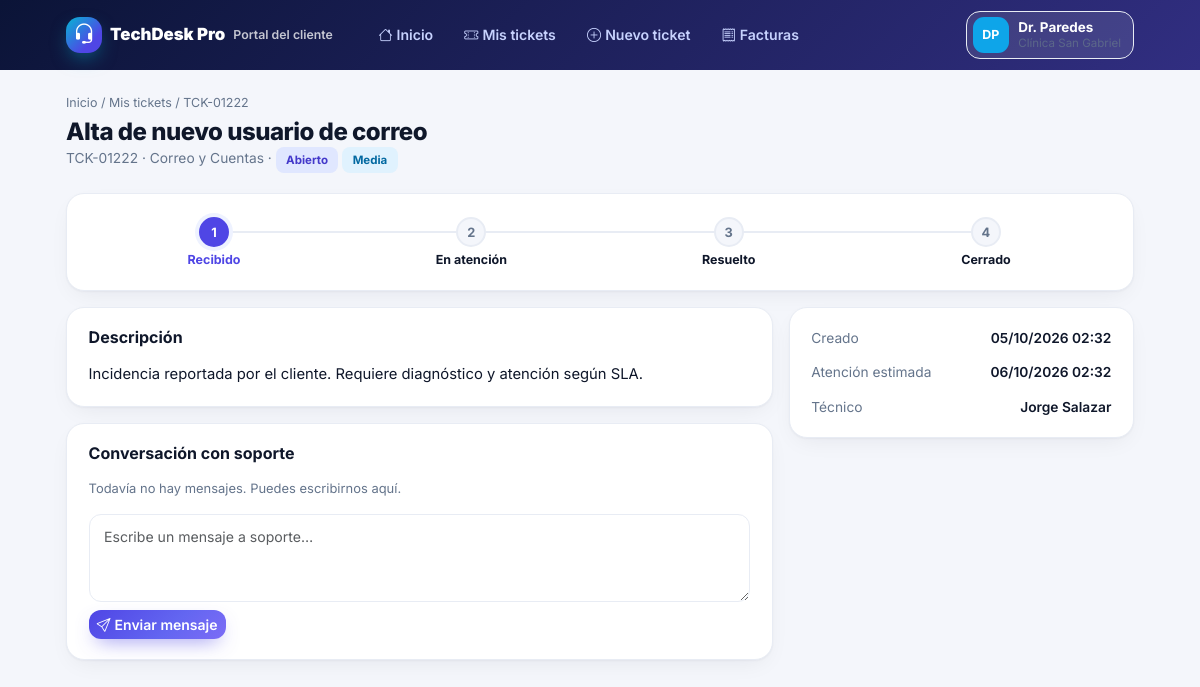
/portal/ticket/222 (signed in), run on the app's committed database.
### tables this page shows
CREATE TABLE IF NOT EXISTS `clientes` (
  `id` int unsigned NOT NULL AUTO_INCREMENT,
  `razon_social` varchar(150) NOT NULL,
  `ruc` varchar(15) DEFAULT NULL,
  `rubro` varchar(80) DEFAULT NULL,
  `direccion` varchar(200) DEFAULT NULL,
  `telefono` varchar(25) DEFAULT NULL,
  `email` varchar(120) DEFAULT NULL,
  `contacto` varchar(100) DEFAULT NULL,
  `estado` tinyint(1) NOT NULL DEFAULT '1',
  `created_at` timestamp NULL DEFAULT CURRENT_TIMESTAMP,
  PRIMARY KEY (`id`)
);

CREATE TABLE IF NOT EXISTS `tickets` (
  `id` int unsigned NOT NULL AUTO_INCREMENT,
  `codigo` varchar(20) NOT NULL,
  `cliente_id` int unsigned NOT NULL,
  `activo_id` int unsigned DEFAULT NULL,
  `categoria_id` tinyint unsigned NOT NULL,
  `asunto` varchar(180) NOT NULL,
  `descripcion` text,
  `prioridad` enum('baja','media','alta','critica') NOT NULL DEFAULT 'media',
  `estado` enum('abierto','en_proceso','pendiente','resuelto','cerrado') NOT NULL DEFAULT 'abierto',
  `canal` enum('web','correo','telefono','whatsapp','presencial') NOT NULL DEFAULT 'web',
  `tecnico_id` int unsigned DEFAULT NULL,
  `creado_por` int unsigned DEFAULT NULL,
  `fecha_limite` datetime DEFAULT NULL,
  `resuelto_at` datetime DEFAULT NULL,
  `created_at` datetime NOT NULL DEFAULT CURRENT_TIMESTAMP,
  `updated_at` datetime NOT NULL DEFAULT CURRENT_TIMESTAMP ON UPDATE CURRENT_TIMESTAMP,
  PRIMARY KEY (`id`),
  UNIQUE KEY `codigo` (`codigo`),
  KEY `idx_estado` (`estado`),
  KEY `idx_created` (`created_at`),
  KEY `cliente_id` (`cliente_id`),
  KEY `categoria_id` (`categoria_id`),
  KEY `tecnico_id` (`tecnico_id`),
  KEY `activo_id` (`activo_id`),
  CONSTRAINT `tickets_ibfk_1` FOREIGN KEY (`cliente_id`) REFERENCES `clientes` (`id`),
  CONSTRAINT `tickets_ibfk_2` FOREIGN KEY (`categoria_id`) REFERENCES `categorias` (`id`),
  CONSTRAINT `tickets_ibfk_3` FOREIGN KEY (`tecnico_id`) REFERENCES `usuarios` (`id`) ON DELETE SET NULL,
  CONSTRAINT `tickets_ibfk_4` FOREIGN KEY (`activo_id`) REFERENCES `activos` (`id`) ON DELETE SET NULL
);

CREATE TABLE IF NOT EXISTS `categorias` (
  `id` tinyint unsigned NOT NULL AUTO_INCREMENT,
  `nombre` varchar(60) NOT NULL,
  `icono` varchar(40) NOT NULL DEFAULT 'bi-tag',
  `color` varchar(9) NOT NULL DEFAULT '#4f46e5',
  PRIMARY KEY (`id`)
);

### app/controllers/PortalController.php (called while the page is built, shortened)
<?php
class PortalController extends Controller
{
    private int $cid = 0;
    private PDO $db;
    public function __construct() { $this->db = Database::conn(); }
    private function guard(): array
    {
        $this->requireAuth(); $u = Auth::user();
        $c = $this->db->prepare('SELECT c.* FROM usuarios u JOIN clientes c ON c.id=u.cliente_id WHERE u.id=? AND u.estado=1'); $c->execute([$u['id']]); $cli = $c->fetch();
        $this->cid = (int)$cli['id'];
        return $cli;
    }
    private function all(string $sql, array $p = []): array { $s = $this->db->prepare($sql); $s->execute($p); return $s->fetchAll(); }
    private function one(string $sql, array $p = []): ?array { $s = $this->db->prepare($sql); $s->execute($p); return $s->fetch() ?: null; }
    private function vista(string $view, array $data, string $title, array $cli): void
    {
        $u = Auth::user(); extract($data); ob_start(); require APP_PATH . "/views/portal/$view.php"; $content = ob_get_clean();
        $pageTitle = $title; $u = Auth::user(); require APP_PATH . '/views/layouts/portal.php';
    }
    private function ticketPropio(int $id): array
    {
        $t = $this->one("SELECT t.*, cat.nombre categoria, CONCAT(u.nombres,' ',u.apellidos) tecnico, a.codigo act_codigo, a.tipo act_tipo, a.marca act_marca FROM tickets t JOIN categorias cat ON cat.id=t.categoria_id LEFT JOIN usuarios u ON u.id=t.tecnico_id LEFT JOIN activos a ON a.id=t.activo_id WHERE t.id=? AND t.cliente_id=?", [$id, $this->cid]);
        return $t;
    }
    public function ticket($id = 0): void
    {
        $cli = $this->guard(); $t = $this->ticketPropio((int)$id);
        $com = $this->all("SELECT m.*, CONCAT(u.nombres,' ',u.apellidos) autor, u.avatar_color color, r.nombre rol FROM ticket_comentarios m LEFT JOIN usuarios u ON u.id=m.usuario_id LEFT JOIN roles r ON r.id=u.rol_id WHERE m.ticket_id=? AND m.interno=0 ORDER BY m.created_at, m.id", [$t['id']]);
        $this->vista('ticket', ['t' => $t, 'com' => $com], $t['codigo'], $cli);
    }
}

### index.php (called while the page is built, shortened)
<?php
require ROOT_PATH . '/core/helpers.php';
require ROOT_PATH . '/core/Database.php';
require ROOT_PATH . '/core/Auth.php';
try {
    (new App())->run();
} catch (PDOException $e) {
    http_response_code(500);
    echo '<!doctype html><meta charset="utf-8"><body style="font-family:system-ui;padding:48px;max-width:640px;margin:auto">'
       . '<h2>No se pudo conectar a la base de datos</h2>'
       . '<p>Ejecuta primero el instalador: <a href="' . BASE_URL . '/install.php">install.php</a></p>'
       . '<pre style="background:#f3f4f6;padding:12px;border-radius:8px;white-space:pre-wrap">' . htmlspecialchars($e->getMessage()) . '</pre></body>';
}

### core/Database.php (called while the page is built)
<?php
class Database
{
    private static ?PDO $pdo = null;
    public static function conn(): PDO
    {
        if (self::$pdo === null) {
            $dsn = 'mysql:host=' . DB_HOST . ';port=' . DB_PORT . ';dbname=' . DB_NAME . ';charset=utf8mb4';
            self::$pdo = new PDO($dsn, DB_USER, DB_PASS, [
                PDO::ATTR_ERRMODE            => PDO::ERRMODE_EXCEPTION,
                PDO::ATTR_DEFAULT_FETCH_MODE => PDO::FETCH_ASSOC,
                PDO::ATTR_EMULATE_PREPARES   => false,
            ]);
        }
        return self::$pdo;
    }
}

### core/Auth.php (called while the page is built, shortened)
<?php
class Auth
{
    public static function check(): bool { return !empty($_SESSION['user']); }
    public static function user(): ?array { return $_SESSION['user'] ?? null; }
}

### app/views/portal/ticket.php (the view, shortened to what this page needs)
<?php $abierto = !in_array($t['estado'], ['resuelto', 'cerrado']); $pasos = ['abierto' => 'Recibido', 'en_proceso' => 'En atención', 'resuelto' => 'Resuelto', 'cerrado' => 'Cerrado']; $idx = array_search($t['estado'] === 'pendiente' ? 'en_proceso' : $t['estado'], array_keys($pasos)); ?>
<div class="page-head"><div><div class="crumbs"><a href="<?= url('portal') ?>">Inicio</a> / <a href="<?= url('portal/tickets') ?>">Mis tickets</a> / <?= e($t['codigo']) ?></div><h1><?= e($t['asunto']) ?></h1><p><?= e($t['codigo']) ?> · <?= e($t['categoria']) ?> · <?= estado_pill($t['estado']) ?> <?= prio_pill($t['prioridad']) ?></p></div></div>
<div class="card-ui mb-3"><div class="stepper"><?php $i = 0; foreach ($pasos as $k => $l): $cur = $i === $idx; $done = $i < $idx; ?><div class="step <?= $cur ? 'cur' : ($done ? 'done' : '') ?>"><span><?= $done ? '<i class="bi bi-check-lg"></i>' : $i + 1 ?></span><b><?= $l ?></b></div><?php $i++; endforeach; ?></div>
  <?php if ($t['estado'] === 'pendiente'): ?><div class="alert alert-warning small mt-3 mb-0">Estamos esperando información o una acción de tu parte. Respóndenos abajo.</div><?php endif; ?></div>
<div class="row g-3"><div class="col-lg-8">
  <div class="card-ui mb-3"><div class="card-head"><div><h6>Descripción</h6></div></div><p class="mb-0" style="white-space:pre-line"><?= e($t['descripcion'] ?: 'Sin detalle.') ?></p></div>
  <div class="card-ui"><div class="card-head"><div><h6>Conversación con soporte</h6></div></div>
    <?php  if (!$com): ?><p class="text-muted small">Todavía no hay mensajes. Puedes escribirnos aquí.</p><?php endif; ?>
    <?php if ($t['estado'] !== 'cerrado'): ?><form method="post" action="<?= url('portal/comentar/' . $t['id']) ?>" class="form-ui mt-3"><?= csrf_field() ?><textarea class="form-control mb-2" name="comentario" rows="3" maxlength="3000" placeholder="<?= $abierto ? 'Escribe un mensaje a soporte…' : 'Si el problema continúa, escríbenos y reabriremos el ticket' ?>" required></textarea><button class="btn btn-brand btn-sm"><i class="bi bi-send me-1"></i><?= $abierto ? 'Enviar mensaje' : 'Reabrir con un mensaje' ?></button></form><?php endif; ?></div></div>
  <div class="col-lg-4"><div class="card-ui"><div class="info-list">
    <div class="info-item"><span>Creado</span><b><?= fdate($t['created_at'], 'd/m/Y H:i') ?></b></div>
    <div class="info-item"><span>Atención estimada</span><b><?= $abierto ? fdate($t['fecha_limite'], 'd/m/Y H:i') : '—' ?></b></div>
    <div class="info-item"><span>Técnico</span><b><?= e($t['tecnico'] ?: 'Por asignar') ?></b></div>
    <?php if ($t['act_codigo']): ?><div class="info-item"><span>Equipo</span><b><?= e($t['act_codigo'] . ' · ' . $t['act_tipo']) ?></b></div><?php endif; ?></div></div></div></div>

### app/views/layouts/portal.php (shortened to what this page needs)
<!doctype html>
<html lang="es"><head><meta charset="utf-8"><meta name="viewport" content="width=device-width, initial-scale=1">
<link href="https://cdn.jsdelivr.net/npm/bootstrap@5.3.3/dist/css/bootstrap.min.css" rel="stylesheet">
<link href="https://cdn.jsdelivr.net/npm/bootstrap-icons@1.11.3/font/bootstrap-icons.min.css" rel="stylesheet">
<link href="<?= asset('css/app.css') ?>" rel="stylesheet">
</head><body style="background:var(--bg)">
<?php $act = strtolower(explode('/', trim($_GET['url'] ?? 'portal', '/'))[1] ?? 'index'); $nav = ['index' => ['Inicio', 'bi-house'], 'tickets' => ['Mis tickets', 'bi-ticket-perforated'], 'nuevo' => ['Nuevo ticket', 'bi-plus-circle'], 'facturas' => ['Facturas', 'bi-receipt']]; ?>
<header class="pt-nav"><div class="pt-wrap d-flex align-items-center gap-3 flex-wrap" style="padding-top:.7rem;padding-bottom:.7rem">
  <a href="<?= url('portal') ?>" class="d-flex align-items-center gap-2 text-white p-0"><?= brand_mark("width:36px;height:36px") ?><b style="font-size:1.05rem"><?= e(empresa_nombre()) ?></b><small class="opacity-75 d-none d-sm-inline">Portal del cliente</small></a>
  <nav class="d-flex gap-1 flex-wrap ms-md-3"><?php foreach ($nav as $k => $n): $href = $k === 'index' ? 'portal' : 'portal/' . $k; ?><a href="<?= url($href) ?>" class="<?= $act === $k || ($k === 'index' && $act === '') ? 'on' : '' ?>"><i class="bi <?= $n[1] ?> me-1"></i><?= $n[0] ?></a><?php endforeach; ?></nav>
  <div class="ms-auto dropdown"><button class="user-btn" data-bs-toggle="dropdown" style="background:#ffffff1a;color:#fff"><span class="avatar" style="background:<?= e($u['color']) ?>"><?= e(iniciales($u['nombre'])) ?></span><span class="d-none d-md-block text-start lh-sm"><b><?= e($u['nombre']) ?></b><small class="d-block opacity-75"><?= e($cli['razon_social']) ?></small></span></button>
    </div>
</div></header>
<main class="pt-wrap"><?= $content ?></main>
</body></html>

### assets/css/app.css (style rules this page uses)
:root { --brand:#4f46e5; --brand-2:#6366f1; --brand-3:#06b6d4; --brand-soft:#eef2ff; --bg:#f4f6fb; --card:#ffffff; --ink:#0f172a; --muted:#64748b; --line:#e8ecf4; --sb-bg:#0b1437; --sb-bg2:#101a4a; --sb-ink:#aab4d6; --sb-w:272px; --sb-w-c:78px; --shadow:0 1px 2px rgba(15,23,42,.04),0 8px 24px -8px rgba(15,23,42,.08); --radius:18px; }
* { box-sizing:border-box }
body { font-family:'Inter',system-ui,-apple-system,Segoe UI,sans-serif;background:var(--bg);color:var(--ink);font-size:.925rem;-webkit-font-smoothing:antialiased }
a { text-decoration:none }
.text-muted { color:var(--muted)!important }
.btn-brand { background:linear-gradient(135deg,var(--brand),var(--brand-2) 60%,#7c6cf6);color:#fff;border:0;font-weight:600;border-radius:12px;box-shadow:0 8px 20px -8px rgba(79,70,229,.7);transition:.2s }
.user-btn { display:flex;align-items:center;gap:.6rem;background:var(--card);border:1px solid var(--line);border-radius:14px;padding:.3rem .75rem .3rem .35rem;color:var(--ink) }
.user-btn b { font-size:.84rem;display:block }
.user-btn small { font-size:.72rem;color:var(--muted) }
.avatar { width:36px;height:36px;border-radius:11px;display:inline-grid;place-items:center;color:#fff;font-weight:700;font-size:.78rem;flex:none }
.card-ui { background:var(--card);border:1px solid var(--line);border-radius:var(--radius);padding:1.25rem 1.35rem;box-shadow:var(--shadow) }
.card-head { display:flex;justify-content:space-between;align-items:flex-start;gap:1rem;margin-bottom:1rem }
.card-head h6 { font-weight:700;margin:0;font-size:1rem }
.page-head { display:flex;justify-content:space-between;align-items:center;gap:1rem;flex-wrap:wrap;margin-bottom:1.25rem }
.page-head h1 { font-size:1.5rem;font-weight:800;letter-spacing:-.5px;margin:0 }
.page-head p { margin:0;color:var(--muted);font-size:.86rem }
.crumbs { font-size:.78rem;color:var(--muted);margin-bottom:.35rem }
.crumbs a { color:var(--muted) }
.select-ui,.form-ui .form-control,.form-ui .form-select { height:44px;border:1.5px solid var(--line);border-radius:12px;background:var(--card);color:var(--ink);font-size:.88rem;padding:0 .9rem;outline:0;transition:.2s }
.form-ui textarea.form-control { height:auto;padding:.7rem .9rem }
.info-list { display:grid;gap:.85rem }
.info-item { display:flex;justify-content:space-between;gap:1rem;font-size:.86rem;align-items:flex-start }
.info-item span:first-child { color:var(--muted);flex:none }
.info-item b { font-weight:600;text-align:right }
.stepper { display:flex;gap:.4rem }
.step { flex:1;text-align:center;position:relative;padding-top:.2rem }
.step span { display:inline-grid;place-items:center;width:30px;height:30px;border-radius:50%;background:var(--bg);color:var(--muted);font-weight:700;font-size:.8rem;border:2px solid var(--line) }
.step b { display:block;font-size:.78rem;margin-top:.25rem }
.step::before { content:"";position:absolute;top:17px;left:-50%;width:100%;height:2px;background:var(--line);z-index:0 }
.step:first-child::before { display:none }
.step span { position:relative;z-index:1 }
.step.cur span { background:var(--brand);border-color:var(--brand);color:#fff;box-shadow:0 0 0 4px var(--brand-soft) }
.step.cur::before { background:var(--brand) }
.step.cur b { color:var(--brand) }

### app/views/layouts/portal.php (style rules this page uses)
.pt-nav { background:linear-gradient(135deg,#0b1437,#312e81);color:#fff }
.pt-nav a { color:#c7d2fe;text-decoration:none;font-weight:600;font-size:.88rem;padding:.5rem .85rem;border-radius:10px }
.pt-wrap { max-width:1100px;margin:0 auto;padding:1.5rem 1rem 3rem }

### data on the page
clientes: razon_social "Clínica San Gabriel"
tickets: codigo "TCK-01222", asunto "Alta de nuevo usuario de correo", categoria.nombre "Correo y Cuentas", descripcion "Incidencia reportada por el cliente. Requiere diagnóstico y atención según SLA.", created_at "05/10/2026 02:32", fecha_limite "06/10/2026 02:32"

### other printed values
empresa_nombre() "TechDesk Pro"
$n[0] "Inicio"
$n[0] "Mis tickets"
$n[0] "Nuevo ticket"
$n[0] "Facturas"
iniciales($u['nombre']) "DP"
$u['nombre'] "Dr. Paredes"
$text "Abierto Media"
$l "Recibido"
$l "En atención"
$l "Resuelto"
$l "Cerrado"
$t['tecnico'] ?: 'Por asignar' "Jorge Salazar"
